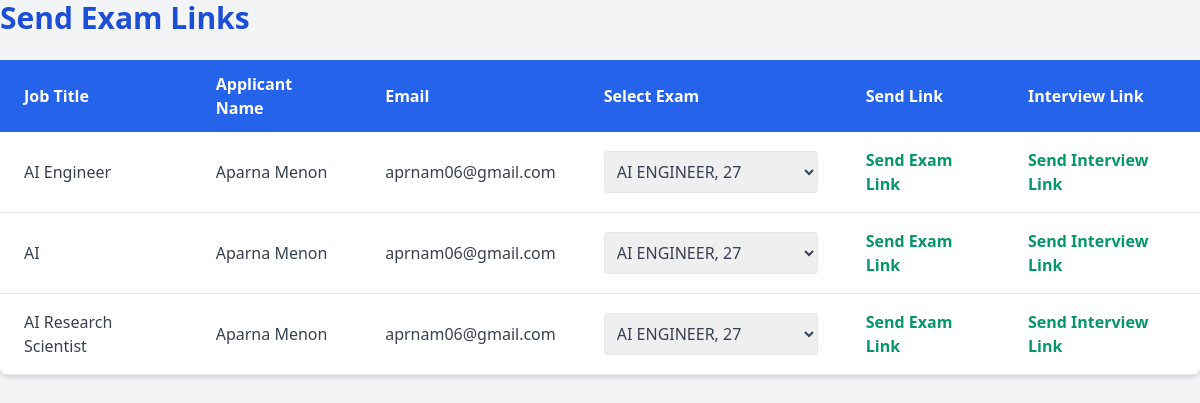
Page /send_exam_links/ (signed in) on the committed database.
### job/models.py (models this page shows)
class JobApplications(models.Model):
    jobseeker = models.ForeignKey(JobseekerRegister, on_delete=models.CASCADE)
    jobprovider = models.ForeignKey(JobproviderRegister, on_delete=models.CASCADE)
    job_requirements = models.ForeignKey(Jobrequirements, on_delete=models.CASCADE)
    selected_status=models.BooleanField(default=False,null=True, blank=True)

class Jobrequirements(models.Model):
    jobprovider = models.ForeignKey(JobproviderRegister, on_delete=models.CASCADE)
    job_title = models.CharField(max_length=50,null=True, blank=True)
    job_description = models.TextField(null=True, blank=True)
    status=models.BooleanField(default=False, null=True)

class JobseekerRegister(models.Model):
    name = models.CharField(max_length=50,null=True, blank=True)
    email = models.EmailField(max_length=50,null=True, blank=True ,unique=True)
    password = models.CharField(max_length=50,null=True, blank=True)
    phone_number = models.CharField(max_length=15, null=True, blank=True)

### job/views.py (the view)
# urls.py: path('send_exam_links/', send_exam_links_page, name='send_exam_links_page'),
def send_exam_links_page(request):
    if 'jobprovider_id' in request.session:
        jobprovider_id = request.session['jobprovider_id']
        applications = JobApplications.objects.filter(jobprovider_id=jobprovider_id).select_related('job_requirements', 'jobseeker')
        exams = Exam.objects.filter(jobprovider_id=jobprovider_id)
        context = {
            'applications': applications,
            'exams': exams,
        }
        return render(request, 'send_exam_links.html', context)
    return redirect('jobprovidelogin')

### job/templates/send_exam_links.html (shortened to what this page needs)
<!DOCTYPE html>
<html lang="en">
<head>
    <link href="https://cdn.jsdelivr.net/npm/tailwindcss@2.2.19/dist/tailwind.min.css" rel="stylesheet">
</head>
<body class="bg-gray-100 text-gray-800">
    <h1 class="text-3xl font-bold text-blue-700 mb-6">Send Exam Links</h1>
    <table class="min-w-full bg-white rounded-lg shadow-md">
        <thead class="bg-blue-600 text-white">
            <tr>
                <th class="py-3 px-6 text-left">Job Title</th>
                <th class="py-3 px-6 text-left">Applicant Name</th>
                <th class="py-3 px-6 text-left">Email</th>
                <th class="py-3 px-6 text-left">Select Exam</th>
                <th class="py-3 px-6 text-left">Send Link</th>
                <th class="py-3 px-6 text-left">Interview Link</th>
            </tr>
        </thead>
        <tbody class="text-gray-700">
            {% for application in applications %}
                <tr class="border-b hover:bg-gray-100 transition">
                    <td class="py-4 px-6">{{ application.job_requirements.job_title }}</td>
                    <td class="py-4 px-6">{{ application.jobseeker.name }}</td>
                    <td class="py-4 px-6">{{ application.jobseeker.email }}</td>
                    <td class="py-4 px-6">
                        <select name="exam_id" class="exam-select border rounded p-2">
                            {% for exam in exams %}
                                <option value="{{ exam.id }}">{{ exam.title }}, {{ exam.id }}</option>
                            {% endfor %}
                        </select>
                    </td>
                    {% if exams %}
                    <td class="py-4 px-6">
                        <a href="#" onclick="sendExamLink({{ application.job_requirements.id }}, {{ application.jobseeker.id }}, this)"
                           class="text-green-600 font-semibold hover:underline">
                            Send Exam Link
                        </a>
                    </td>
                    <td class="py-4 px-6">
                        <a href="#"
                           onclick="sendInterviewLink({{ application.jobseeker.id }})"
                           class="text-green-600 font-semibold hover:underline">
                            Send Interview Link
                        </a>
                    </td>
                    {% endif %}
                </tr>
            {% endfor %}
        </tbody>
    </table>
</body>
</html>

### rows in the picture
JobApplications: job_requirements.job_title "AI Engineer", jobseeker.name "Aparna Menon", jobseeker.email "aprnam06@gmail.com"
JobApplications: job_requirements.job_title "AI", jobseeker.name "Aparna Menon", jobseeker.email "aprnam06@gmail.com"
JobApplications: job_requirements.job_title "AI Research Scientist", jobseeker.name "Aparna Menon", jobseeker.email "aprnam06@gmail.com"

### other values in the picture
form field exam_id "AI ENGINEER, 27"
